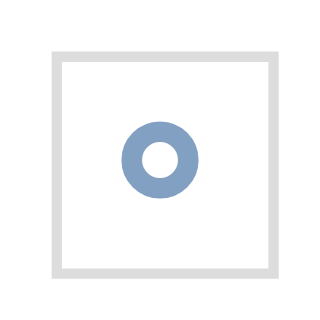

Source (Vega-Lite JSON):
### Vega specification from a JSON file in a GitHub repository (floating-point values rounded to 4 significant figures)
{"$schema": "https://vega.github.io/schema/vega/v3.0.json", "autosize": "pad", "padding": 5, "width": 21, "height": 21, "style": "cell", "data": [{"name": "source_0", "values": [{}], "format": {"type": "json"}}], "marks": [{"name": "marks", "type": "symbol", "style": ["point"], "from": {"data": "source_0"}, "encode": {"update": {"x": {"signal": "width", "mult": 0.5}, "y": {"signal": "height", "mult": 0.5}, "stroke": {"value": "#4c78a8"}, "fill": {"value": "transparent"}, "opacity": {"value": 0.7}}}}], "config": {"axisY": {"minExtent": 30}}}
